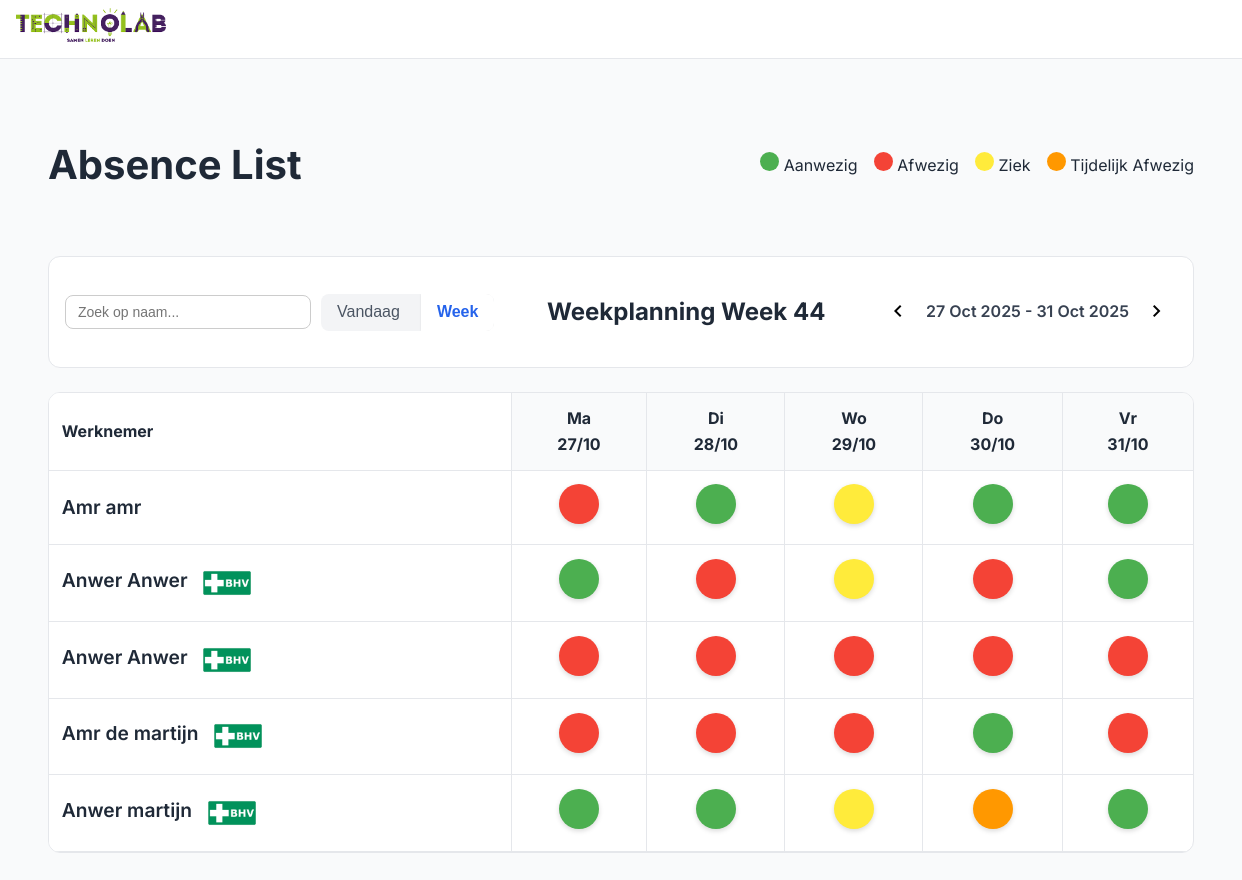
/week.php?week=-1, run on the app's committed database.
### tables this page shows
CREATE TABLE `werknemers` (
  `id` int(11) NOT NULL,
  `voornaam` varchar(50) NOT NULL,
  `tussenvoegsel` varchar(20) DEFAULT NULL,
  `achternaam` varchar(50) NOT NULL,
  `email` varchar(100) NOT NULL,
  `werkdag_ma` tinyint(1) DEFAULT 0,
  `werkdag_di` tinyint(1) DEFAULT 0,
  `werkdag_wo` tinyint(1) DEFAULT 0,
  `werkdag_do` tinyint(1) DEFAULT 0,
  `werkdag_vr` tinyint(1) DEFAULT 0,
  `sector` varchar(50) DEFAULT NULL,
  `BHV` tinyint(1) DEFAULT 0,
  `status` enum('Ziek','Aanwezig','Op de school','Afwezig','Eefetjes Afwezig') DEFAULT 'Aanwezig',
  `status_ma` enum('Aanwezig','Afwezig','Ziek','Op de school','Eefetjes Afwezig') DEFAULT 'Afwezig',
  `status_di` enum('Aanwezig','Afwezig','Ziek','Op de school','Eefetjes Afwezig') DEFAULT 'Afwezig',
  `status_wo` enum('Aanwezig','Afwezig','Ziek','Op de school','Eefetjes Afwezig') DEFAULT 'Afwezig',
  `status_do` enum('Aanwezig','Afwezig','Ziek','Op de school','Eefetjes Afwezig') DEFAULT 'Afwezig',
  `status_vr` enum('Aanwezig','Afwezig','Ziek','Op de school','Eefetjes Afwezig') DEFAULT 'Afwezig',
  `tijdelijk_tot` datetime DEFAULT NULL
);

### week.php (the view, shortened to what this page needs)
<?php
try {
    $db = new PDO("mysql:host=localhost;dbname=technolab-dashboard", "root", "");
    $db->setAttribute(PDO::ATTR_ERRMODE, PDO::ERRMODE_EXCEPTION);
} catch (PDOException $e) {
    die("Fout!: " . $e->getMessage());
}
$weekOffset = isset($_GET['week']) ? intval($_GET['week']) : 0;
$startOfWeek = new DateTime();
$startOfWeek->modify("monday this week");
if ($weekOffset !== 0) {
    $startOfWeek->modify(($weekOffset > 0 ? '+' : '') . $weekOffset . ' week');
}
$jaar = $startOfWeek->format("o");
$weeknummer = $startOfWeek->format("W");
$weekDays = [
    'Ma' => ['col' => 'ma', 'date' => (clone $startOfWeek)],
    'Di' => ['col' => 'di', 'date' => (clone $startOfWeek)->modify('+1 day')],
    'Wo' => ['col' => 'wo', 'date' => (clone $startOfWeek)->modify('+2 day')],
    'Do' => ['col' => 'do', 'date' => (clone $startOfWeek)->modify('+3 day')],
    'Vr' => ['col' => 'vr', 'date' => (clone $startOfWeek)->modify('+4 day')],
];
$stmt = $db->query("SELECT * FROM werknemers ORDER BY achternaam ASC, voornaam ASC, BHV");
$werknemers = $stmt->fetchAll(PDO::FETCH_ASSOC);
?>
<!DOCTYPE html>
<html lang="nl">
<head>
    <link rel="stylesheet" href="css/style.css" />
    <link rel="stylesheet" href="css/week.css" />
    <link rel="stylesheet" href="css/nav.css" />
</head>
<body>
<div class="app">
<header class="header">
    <section class="logo-container">
        <a href="#" class="logo-link">
            <img src="image/technolab.png" alt="Technolab Logo" class="logo-icone">
        </a>
    </section>
</header>
    <main class="main">
        <div class="main-header">
            <h1>Absence List</h1>
            <div class="legend">
                <div><span class="dot status-aanwezig"></span> Aanwezig</div>
                <div><span class="dot status-afwezig"></span> Afwezig</div>
                <div><span class="dot status-ziek"></span> Ziek</div>
                <div><span class="dot status-eefetjesafwezig"></span> Tijdelijk Afwezig</div>
            </div>
        </div>
        <div class="filters">
            <div class="filter-left" style="display: flex; align-items: center; gap: 10px;">
                <div class="search-input">
                    <input type="text" id="searchInput" placeholder="Zoek op naam..." />
                </div>
                <div class="range-buttons" style="display: flex; gap: 5px;">
                    <a href="dagplanning.php"><button class="toggle">Vandaag</button></a>
                    <button class="active">Week</button>
                </div>
            </div>
            <div> <h2>Weekplanning Week <?= $weeknummer ?></h2></div>
            <div class="filter-right">
                <a href="?week=<?= $weekOffset-1 ?>"><button class="icon-button"><span class="material-symbols-outlined">chevron_left</span></button></a>
                <span class="date-label"><?= $startOfWeek->format('d M Y') ?> - <?= (clone $startOfWeek)->modify('+4 days')->format('d M Y') ?></span>
                <a href="?week=<?= $weekOffset+1 ?>"><button class="icon-button"><span class="material-symbols-outlined">chevron_right</span></button></a>
            </div>
        </div>
        <div class="table-wrapper">
            <table id="werknemerTable">
                <thead>
                <tr>
                    <th>Werknemer</th>
                    <?php foreach ($weekDays as $dayName => $info): ?>
                        <th>
                            <?= $dayName ?><br>
                            <?= $info['date']->format('d/m') ?>
                        </th>
                    <?php endforeach; ?>
                </tr>
                </thead>
                <tbody>
                <?php foreach ($werknemers as $w): ?>
                    <?php
                    $stmt = $db->prepare("SELECT dag, status FROM week_planning WHERE werknemer_id = :id AND weeknummer = :week AND jaar = :jaar");
                    $stmt->execute([':id'=>$w['id'], ':week'=>$weeknummer, ':jaar'=>$jaar]);
                    $weekStatussen = $stmt->fetchAll(PDO::FETCH_KEY_PAIR);
                    ?>
                    <tr>
                        <td class="werknemer-naam">
                            <?= ($w['voornaam'].' '.($w['tussenvoegsel']?$w['tussenvoegsel'].' ':'').$w['achternaam']) ?>
                            <span class="bhv <?= $w['BHV'] ? 'bhv-BHV' : 'bhv-BHV' ?>">
                                <?= $w['BHV'] ? '  <img src="image/BHV.png" alt="Technolab Logo" class="logo-icon">' : '' ?>
                            </span>
                        </td>
                        <?php foreach ($weekDays as $dayName => $info): ?>
                            <?php
                            $col = $info['col'];
                            $status = $weekStatussen[$col] ?? ($w['werkdag_'.$col] ? 'Aanwezig' : 'Afwezig');
                            $class = 'status-'.strtolower(str_replace(' ', '', $status));
                            ?>
                            <td>
                                <div class="status-dot <?= $class ?>" onclick="openStatusModal(<?= $w['id'] ?>, '<?= $col ?>')"></div>
                            </td>
                        <?php endforeach; ?>
                    </tr>
                <?php endforeach; ?>
                </tbody>
            </table>
        </div>
    </main>
</div>
</body>
</html>

### css/style.css (style rules this page uses)
body { font-family: "Inter", sans-serif; background: #f9fafb; color: #1f2937; margin: 0; font-size: 16px; line-height: 1.6; }
.material-symbols-outlined { font-variation-settings: "FILL" 0, "wght" 400, "GRAD" 0, "opsz" 24; }
.app { display: flex; flex-direction: column; min-height: 100vh; }
.header { display: flex; align-items: center; justify-content: space-between; height: 64px; background: #fff; border-bottom: 1px solid #e5e7eb; padding: 0 2rem; position: sticky; top: 0; }
.icon-button { background: none; border: none; border-radius: 9999px; padding: 0.5rem; cursor: pointer; }
.main { flex: 1; padding: 3rem; }
.main-header { display: flex; justify-content: space-between; margin-bottom: 2rem; }
.main-header h1 { font-size: 2.5rem; font-weight: 700; }
.legend { display: flex; gap: 1rem; align-items: center; font-size: 1rem; }
.dot { display: inline-block; width: 1.2rem; height: 1.2rem; border-radius: 9999px; }
.filters { display: flex; justify-content: space-between; padding: 1rem; background: #fff; border: 1px solid #e5e7eb; border-radius: 0.75rem; margin-bottom: 1.5rem; }
.filter-left { display: flex; gap: 1rem; flex-wrap: wrap; align-items: center; }
.range-buttons { display: flex; background: #f3f4f6; border-radius: 0.5rem; overflow: hidden; }
.range-buttons button { border: none; background: none; padding: 0.6rem 1rem; cursor: pointer; color: #4b5563; font-size: 1rem; }
.range-buttons .active { background: #fff; color: #2563eb; font-weight: 600; font-size: 1rem; box-shadow: 0 0 2px rgba(0, 0, 0, 0.1); }
.filter-right { display: flex; align-items: center; gap: 0.5rem; }
.date-label { font-weight: 600; color: #374151; font-size: 1rem; }
.table-wrapper { overflow-x: auto; background: #fff; border: 1px solid #e5e7eb; border-radius: 0.75rem; max-width: 2000px; margin: 0 auto; }
table { width: 100%; border-collapse: collapse; min-width: 600px; }
thead { background: #f9fafb; }
th, td { padding: 0.8rem; text-align: center; border-bottom: 1px solid #e5e7eb; font-size: 1rem; }
th:first-child, td:first-child { text-align: left; position: sticky; left: 0; background: #fff; }
.bhv { padding: 4px 10px; border-radius: 6px; font-weight: 600; font-size: 16px; }
.werknemer-naam { align-items: center; gap: 0.5rem; font-size: 1.2rem; font-weight: 600; line-height: 1.6; padding: 0.8rem; box-sizing: border-box; min-height: 48px; }
.werknemer-naam .bhv img { width: 50px; height: 50px; display: inline-block; vertical-align: middle; }
table { border-collapse: collapse; width: 100%; }
th, td { padding: 0.8rem; text-align: center; border-bottom: 1px solid #e5e7eb; border-right: 1px solid #e5e7eb; vertical-align: middle; line-height: 1.6; }
th:last-child, td:last-child { border-right: none; }
th:first-child, td:first-child { text-align: left; position: sticky; left: 0; background: #fff; border-right: 1px solid #e5e7eb; }

### css/week.css (style rules this page uses)
.status-dot { width: 40px; height: 40px; border-radius: 50%; display: inline-flex; align-items: center; justify-content: center; cursor: pointer; transition: transform 0.2s ease, box-shadow 0.2s ease; box-shadow: 0 2px 5px rgba(0,0,0,0.15); }
.status-aanwezig { background-color: #4caf50; }
.status-afwezig { background-color: #f44336; }
.status-ziek { background-color: #ffeb3b; }
.status-eefetjesafwezig { background-color: #ff9800; }
.search-input { position: relative; }
.search-input input { padding: 8px 12px; border-radius: 8px; border: 1px solid #ccc; font-size: 14px; width: 220px; transition: border-color 0.2s; }

### css/nav.css (style rules this page uses)
body { font-family: "Inter", sans-serif; background: #f9fafb; color: #1f2937; margin: 0; }
.material-symbols-outlined { font-variation-settings: "FILL" 0, "wght" 400, "GRAD" 0, "opsz" 24; }
.app { display: flex; flex-direction: column; height: 100vh; }
.header { position: sticky; top: 0; width: 100%; z-index: 10; display: flex; align-items: center; justify-content: space-between; height: 4rem; background: #fff; border-bottom: 1px solid #e5e7eb; padding: 0 1rem; }
.logo-container { display: flex; align-items: center; gap: 1rem; }
.logo-icon { width: 40px; height: 50px; object-fit: contain; }
.logo-icone { width: 150px; height: 50px; object-fit: contain; }

### data on the page
werknemers: voornaam "Amr", achternaam "amr"
werknemers: voornaam "Anwer", achternaam "Anwer", BHV 1 (drawn), werkdag_ma 1 (drawn), werkdag_di 0 (drawn)
werknemers: voornaam "Anwer", achternaam "Anwer", BHV 1 (drawn), werkdag_ma 0 (drawn), werkdag_di 0 (drawn), werkdag_wo 0 (drawn), werkdag_do 0 (drawn)
werknemers: voornaam "Amr", tussenvoegsel "de", achternaam "martijn", BHV 1 (drawn), werkdag_ma 0 (drawn), werkdag_di 0 (drawn), werkdag_wo 0 (drawn), werkdag_do 1 (drawn), werkdag_vr 0 (drawn)
werknemers: voornaam "Anwer", achternaam "martijn", BHV 1 (drawn)

### other printed values
$weeknummer "44"
$dayName "Ma"
$info['date']->format('d/m') "27/10"
$dayName "Di"
$info['date']->format('d/m') "28/10"
$dayName "Wo"
$info['date']->format('d/m') "29/10"
$dayName "Do"
$info['date']->format('d/m') "30/10"
$dayName "Vr"
$info['date']->format('d/m') "31/10"
